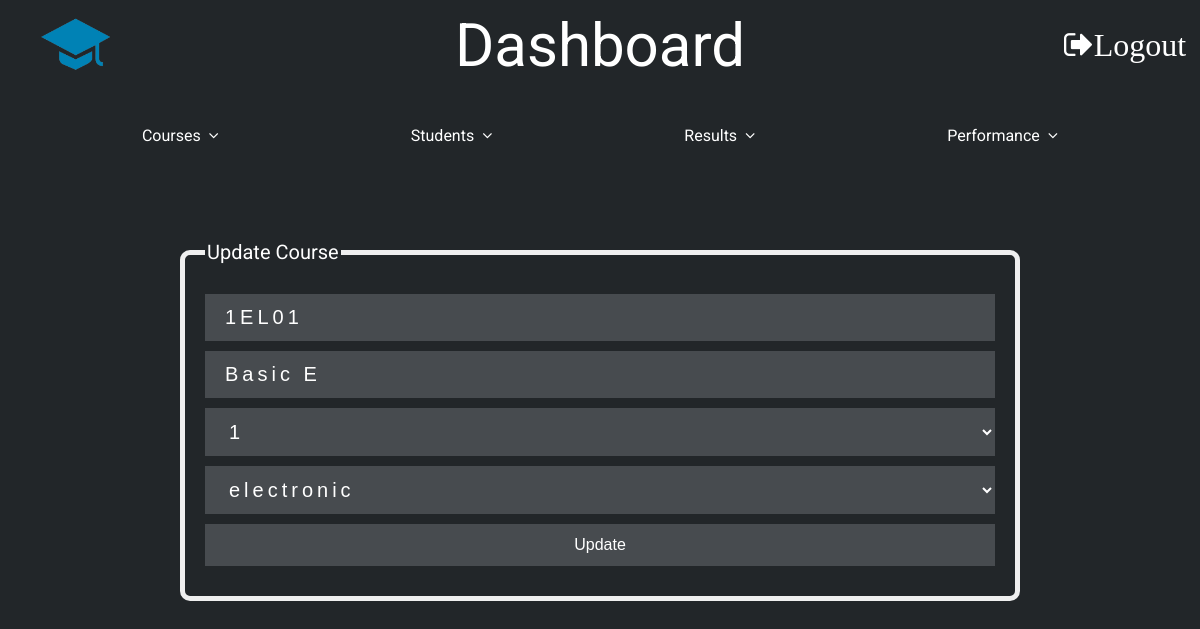
The app's page /add_course.php?course_id_edit=1EL01 (signed in) with its own data.
### tables this page shows
CREATE TABLE `course` (
  `course_id` varchar(10) NOT NULL,
  `course_name` varchar(20) NOT NULL,
  `sem_offered` int(10) NOT NULL,
  `dept_offered_id` int(10) NOT NULL
);

CREATE TABLE `department` (
  `dept_id` int(10) NOT NULL,
  `dept_name` varchar(10) NOT NULL
);

### add_course.php (the view, shortened to what this page needs)
<?php
include('init.php');
$course_name = "";
$course_id = "";
$course_sem_offered = "";
$course_dept_offereing = "";
$course_update = false;
if (isset($_GET['course_id_edit'])) {
    $course_id = $_GET['course_id_edit'];
    $course_update = true;
    $record = mysqli_query($conn, "SELECT * FROM course WHERE course_id = '$course_id'");
    $row = mysqli_num_rows($record);
    if ($row == 1) {
        $rec = $record->fetch_array();
        $course_name = $rec['course_name'];
        $course_id = $rec['course_id'];
        $course_sem_offered = $rec['sem_offered'];
        $course_dept_offereing = $rec['dept_offered_id'];
    }
}
?>
<!DOCTYPE html>
<html lang="en">
<head>
    <link rel="stylesheet" href="./css/home.css">
    <link rel="stylesheet" href="./css/form.css">
    <link rel="stylesheet" href="./css/font-awesome-4.7.0/css/font-awesome.css">
</head>
<body>
    <?php include('nav.php') ?>
    <div class="main">
        <form action="" method="post">
            <fieldset>
                <?php if ($course_update == true) : ?>
                    <legend>Update Course</legend>
                <?php else :  ?>
                    <legend>Add Course</legend>
                <?php endif ?>
                <input type="text" name="course_id" placeholder="Course ID" required value="<?php echo $course_id ?>">
                <input type="text" name="course_name" placeholder="Course Name" required value="<?php echo $course_name ?>">
                <select name="sem_offered" placeholder="Semester Offered" required>
                    <?php for ($x = 1; $x <= 8; $x++) { ?>
                        <option value="<?php echo $x ?>" <?php print($course_sem_offered == $x ? ' selected="selected"' : ""); ?>> <?php echo $x ?> </option>
                    <?php } ?>
                </select>
                <?php
                $query = "SELECT * FROM department";
                $query_result = mysqli_query($conn, $query);
                ?>
                <select name="dept_offering" required>
                    <?php
                    while ($row = mysqli_fetch_array($query_result)) {
                        $dept_name = $row['dept_name'];
                        $dept_id = $row['dept_id'];
                    ?>
                        <option value="<?php echo $dept_id ?>" <?php print($course_dept_offereing == $dept_id ? ' selected="selected"' : ""); ?>> <?php echo $dept_name ?> </option>
                    <?php
                    }
                    ?>
                </select>
                <?php if ($course_update == true) : ?>
                    <input type="submit" class="button" id="submit" name="course-update" value="Update">
                <?php else :  ?>
                    <input type="submit" class="button" id="submit" name="course-add" value="Save">
                <?php endif ?>
            </fieldset>
        </form>
    </div>
</body>
</html>

### css/home.css (style rules this page uses)
body { margin: 0; font-family: 'Roboto', sans-serif; background-color: #222629; color: white; }
.main { display: grid; align-items: center; font-size: 20px; padding-top: 80px; }

### css/form.css (style rules this page uses)
input,select,option { width: 100%; padding: 12px 20px; margin: 10px 0; box-sizing: border-box; display: block; }
input[type=text],input[type=password],input[type=email],input[type=tel],select { background-color: #474b4f; color: white; border: none; font-size: 100%; letter-spacing: 0.2em; }
input[type=submit] { background-color: #474b4f; color: white; border: none; transition-duration: 0.4s; cursor: pointer; font-size: 16px; }
fieldset { font-size: 20px; border-radius: 10px; border-width: 5px; border-style: solid; padding: 20px; margin: 0 15%; }

### records on screen
course: course_id "1EL01", course_name "Basic E", sem_offered "1", dept_offering "electronic"
